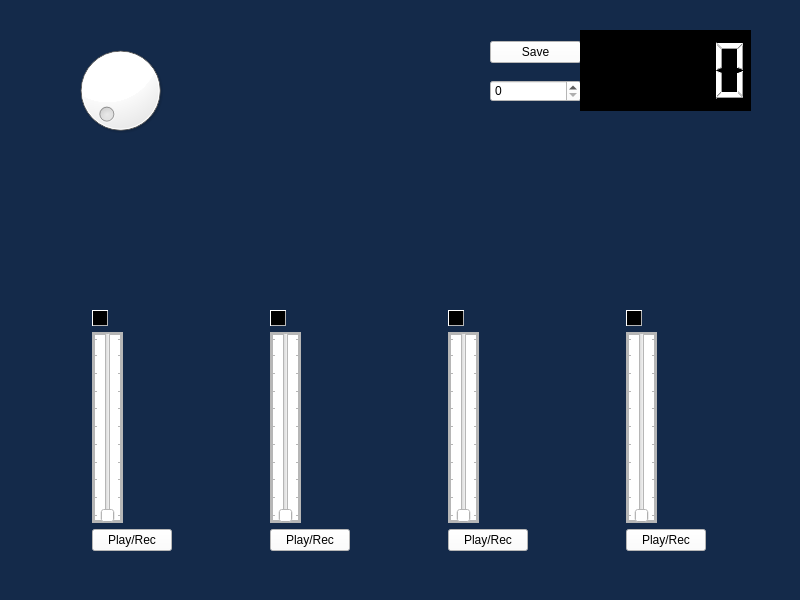
<?xml version="1.0" encoding="UTF-8"?>
<ui version="4.0">
 <class>MainWindow</class>
 <widget class="QMainWindow" name="MainWindow">
  <property name="geometry">
   <rect>
    <x>0</x>
    <y>0</y>
    <width>800</width>
    <height>600</height>
   </rect>
  </property>
  <property name="windowTitle">
   <string>MainWindow</string>
  </property>
  <property name="styleSheet">
   <string notr="true">background-color: rgb(20, 42, 74);</string>
  </property>
  <widget class="QWidget" name="centralwidget">
   <widget class="QDial" name="dial">
    <property name="geometry">
     <rect>
      <x>70</x>
      <y>40</y>
      <width>101</width>
      <height>101</height>
     </rect>
    </property>
    <property name="styleSheet">
     <string notr="true">background-color: rgb(255, 255, 255);</string>
    </property>
   </widget>
   <widget class="QWidget" name="layoutWidget">
    <property name="geometry">
     <rect>
      <x>490</x>
      <y>30</y>
      <width>91</width>
      <height>84</height>
     </rect>
    </property>
    <layout class="QVBoxLayout" name="verticalLayout">
     <item>
      <widget class="QPushButton" name="pushButton_5">
       <property name="styleSheet">
        <string notr="true">background-color: rgb(255, 255, 255);</string>
       </property>
       <property name="text">
        <string>Save</string>
       </property>
      </widget>
     </item>
     <item>
      <widget class="QSpinBox" name="spinBox">
       <property name="styleSheet">
        <string notr="true">background-color: rgb(255, 255, 255);</string>
       </property>
      </widget>
     </item>
    </layout>
   </widget>
   <widget class="QLCDNumber" name="lcdNumber">
    <property name="geometry">
     <rect>
      <x>580</x>
      <y>30</y>
      <width>171</width>
      <height>81</height>
     </rect>
    </property>
    <property name="styleSheet">
     <string notr="true">color: rgb(255, 255, 255);
background-color: rgb(0, 0, 0);</string>
    </property>
   </widget>
   <widget class="QWidget" name="layoutWidget">
    <property name="geometry">
     <rect>
      <x>0</x>
      <y>310</y>
      <width>801</width>
      <height>241</height>
     </rect>
    </property>
    <layout class="QGridLayout" name="gridLayout">
     <item row="3" column="3">
      <widget class="QSlider" name="verticalSlider_4">
       <property name="styleSheet">
        <string notr="true">background-color: rgb(255, 255, 255);
border: 3px solid;
border-color: rgb(182, 182, 182);</string>
       </property>
       <property name="orientation">
        <enum>Qt::Vertical</enum>
       </property>
       <property name="tickPosition">
        <enum>QSlider::TicksBothSides</enum>
       </property>
       <property name="tickInterval">
        <number>0</number>
       </property>
      </widget>
     </item>
     <item row="4" column="1">
      <widget class="QPushButton" name="pushButton_2">
       <property name="styleSheet">
        <string notr="true">background-color: rgb(255, 255, 255);</string>
       </property>
       <property name="text">
        <string>Play/Rec</string>
       </property>
      </widget>
     </item>
     <item row="3" column="1">
      <widget class="QSlider" name="verticalSlider_2">
       <property name="styleSheet">
        <string notr="true">background-color: rgb(255, 255, 255);
border: 3px solid;
border-color: rgb(182, 182, 182);</string>
       </property>
       <property name="orientation">
        <enum>Qt::Vertical</enum>
       </property>
       <property name="tickPosition">
        <enum>QSlider::TicksBothSides</enum>
       </property>
      </widget>
     </item>
     <item row="3" column="0">
      <widget class="QSlider" name="verticalSlider">
       <property name="styleSheet">
        <string notr="true">background-color: rgb(255, 255, 255);
border: 3px solid;
border-color: rgb(182, 182, 182);</string>
       </property>
       <property name="orientation">
        <enum>Qt::Vertical</enum>
       </property>
       <property name="tickPosition">
        <enum>QSlider::TicksBothSides</enum>
       </property>
      </widget>
     </item>
     <item row="3" column="2">
      <widget class="QSlider" name="verticalSlider_3">
       <property name="styleSheet">
        <string notr="true">background-color: rgb(255, 255, 255);
border: 3px solid;
border-color: rgb(182, 182, 182);</string>
       </property>
       <property name="orientation">
        <enum>Qt::Vertical</enum>
       </property>
       <property name="tickPosition">
        <enum>QSlider::TicksBothSides</enum>
       </property>
      </widget>
     </item>
     <item row="4" column="2">
      <widget class="QPushButton" name="pushButton_3">
       <property name="styleSheet">
        <string notr="true">background-color: rgb(255, 255, 255);</string>
       </property>
       <property name="text">
        <string>Play/Rec</string>
       </property>
      </widget>
     </item>
     <item row="4" column="0">
      <widget class="QPushButton" name="pushButton">
       <property name="styleSheet">
        <string notr="true">background-color: rgb(255, 255, 255);
</string>
       </property>
       <property name="text">
        <string>Play/Rec</string>
       </property>
      </widget>
     </item>
     <item row="4" column="3">
      <widget class="QPushButton" name="pushButton_4">
       <property name="styleSheet">
        <string notr="true">background-color: rgb(255, 255, 255);</string>
       </property>
       <property name="text">
        <string>Play/Rec</string>
       </property>
      </widget>
     </item>
     <item row="2" column="0">
      <widget class="QCheckBox" name="checkBox">
       <property name="maximumSize">
        <size>
         <width>16</width>
         <height>16777215</height>
        </size>
       </property>
       <property name="styleSheet">
        <string notr="true">color: rgb(255, 255, 255);
background-color: rgb(0, 0, 0);
border: 1px outset;
border-color: rgb(182, 182, 182);
</string>
       </property>
       <property name="text">
        <string/>
       </property>
      </widget>
     </item>
     <item row="2" column="1">
      <widget class="QCheckBox" name="checkBox_2">
       <property name="maximumSize">
        <size>
         <width>16</width>
         <height>16777215</height>
        </size>
       </property>
       <property name="styleSheet">
        <string notr="true">color: rgb(255, 255, 255);
border: 1px outset;
border-color: rgb(182, 182, 182);
background-color: rgb(0, 0, 0);</string>
       </property>
       <property name="text">
        <string/>
       </property>
      </widget>
     </item>
     <item row="2" column="3">
      <widget class="QCheckBox" name="checkBox_4">
       <property name="maximumSize">
        <size>
         <width>16</width>
         <height>16777215</height>
        </size>
       </property>
       <property name="styleSheet">
        <string notr="true">color: rgb(255, 255, 255);
border: 1px outset;
border-color: rgb(182, 182, 182);
background-color: rgb(0, 0, 0);</string>
       </property>
       <property name="text">
        <string/>
       </property>
      </widget>
     </item>
     <item row="2" column="2">
      <widget class="QCheckBox" name="checkBox_3">
       <property name="maximumSize">
        <size>
         <width>16</width>
         <height>16777215</height>
        </size>
       </property>
       <property name="styleSheet">
        <string notr="true">color: rgb(255, 255, 255);
border: 1px outset;
border-color: rgb(182, 182, 182);
background-color: rgb(0, 0, 0);</string>
       </property>
       <property name="text">
        <string/>
       </property>
      </widget>
     </item>
    </layout>
   </widget>
  </widget>
  <widget class="QMenuBar" name="menubar">
   <property name="geometry">
    <rect>
     <x>0</x>
     <y>0</y>
     <width>800</width>
     <height>20</height>
    </rect>
   </property>
  </widget>
  <widget class="QStatusBar" name="statusbar"/>
 </widget>
 <resources/>
 <connections>
  <connection>
   <sender>spinBox</sender>
   <signal>valueChanged(int)</signal>
   <receiver>lcdNumber</receiver>
   <slot>display(int)</slot>
   <hints>
    <hint type="sourcelabel">
     <x>598</x>
     <y>173</y>
    </hint>
    <hint type="destinationlabel">
     <x>612</x>
     <y>130</y>
    </hint>
   </hints>
  </connection>
 </connections>
</ui>
